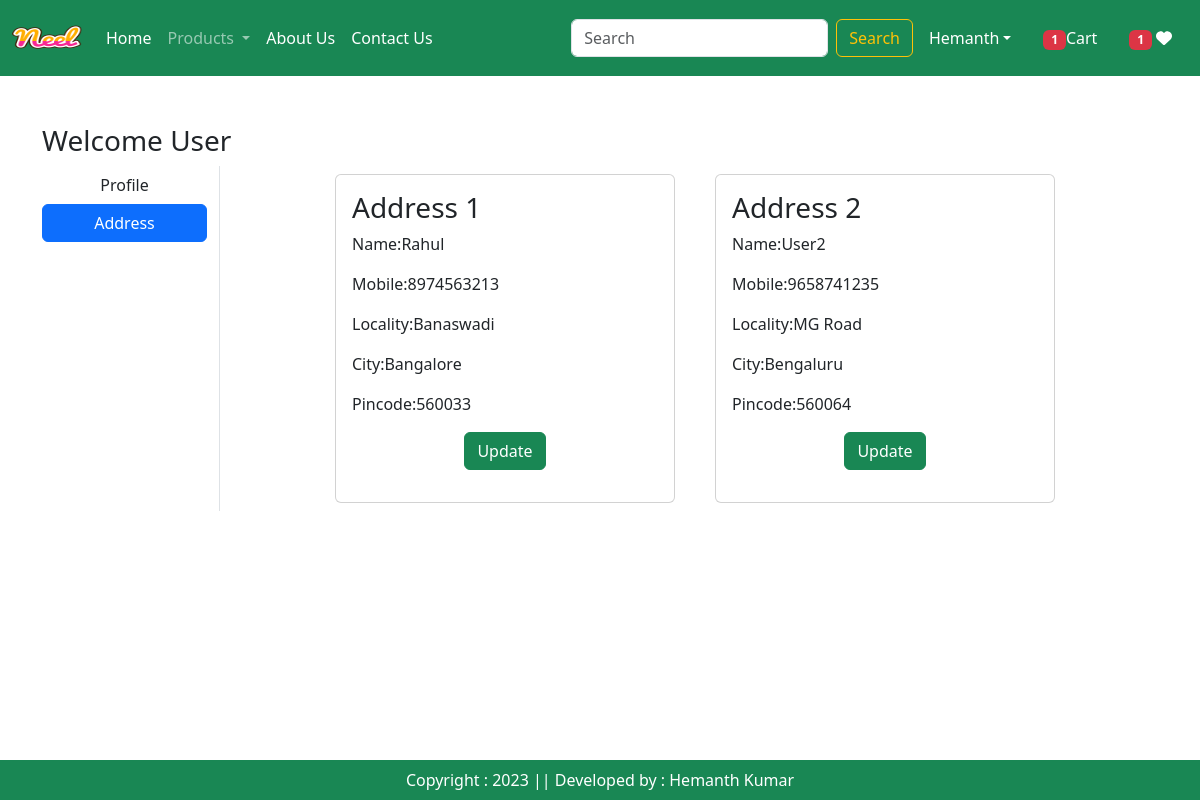
The page /address/ (signed in) on the database its author committed.
### ecc_app/models.py (models this page shows, shortened)
class Customer(models.Model):
    user = models.ForeignKey(User, on_delete=models.CASCADE)
    name = models.CharField(max_length=200)
    locality = models.CharField(max_length=200)
    city = models.CharField(max_length=50)
    mobile = models.IntegerField(default=0)
    zipcode = models.IntegerField()

### ecc_app/views.py (the view)
# urls.py: path('address/',views.address, name='address'),
@login_required
def address(request):
    totalitem=0
    wishitem=0
    if request.user.is_authenticated:
        totalitem=len(Cart.objects.filter(user=request.user))
        wishitem=len(Wishlist.objects.filter(user=request.user))
    add = Customer.objects.filter(user=request.user)
    return render(request,'app/address.html',locals())

### ecc_app/templates/app/address.html (shortened to what this page needs)
{% extends 'app/base.html' %}
{% load static %}
{% block main-content %}
<div class="container my-5">
    <div class="row">
        <h3>Welcome <span class="text-capitalize">{{request.user}}</span></h3>
        <div class="col-sm-2 border-end">
            <ul class="list-unstyled">
                <li class="d-grid"><a href="{%url 'profile' %}" class="btn ">Profile</a></li>
                <li class="d-grid"><a href="{%url 'address' %}" class="btn btn-primary">Address</a></li>
            </ul>
        </div>
        <div class="col-sm-8 offset-sm-1">
            <div class="row">
                {% for ad in add %}
                <div class="col-sm-6">
                    <div class="card m-2">
                        <div class="card-body">
                            <h3>Address {{forloop.counter}}</h3>
                            <p>Name:{{ad.name}}</p>
                            <p>Mobile:{{ad.mobile}}</p>
                            <p>Locality:{{ad.locality}}</p>
                            <p>City:{{ad.city}}</p>
                            <p>Pincode:{{ad.zipcode}}</p>
                            <p class="text-center"><a href="{%url 'updateAddress' pk=ad.id %}" type="button"
                            class="btn btn-success">Update</a></p>
                        </div>
                    </div>
                </div>
                {% endfor %}
            </div>
        </div>
    </div>
</div>
{% endblock main-content %}

### rows shown on the page
Customer: name "Rahul", mobile "8974563213", locality "Banaswadi", city "Bangalore", zipcode "560033"
Customer: name "User2", mobile "9658741235", locality "MG Road", city "Bengaluru", zipcode "560064"

### other values the page prints
{{ totalitem }} "1"
{{ wishitem }} "1"
{{ request.user }} "User"
